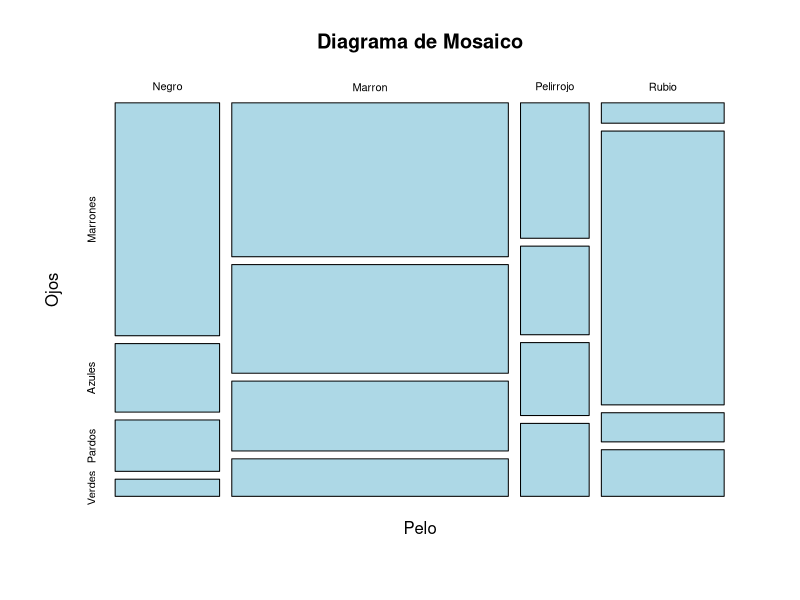
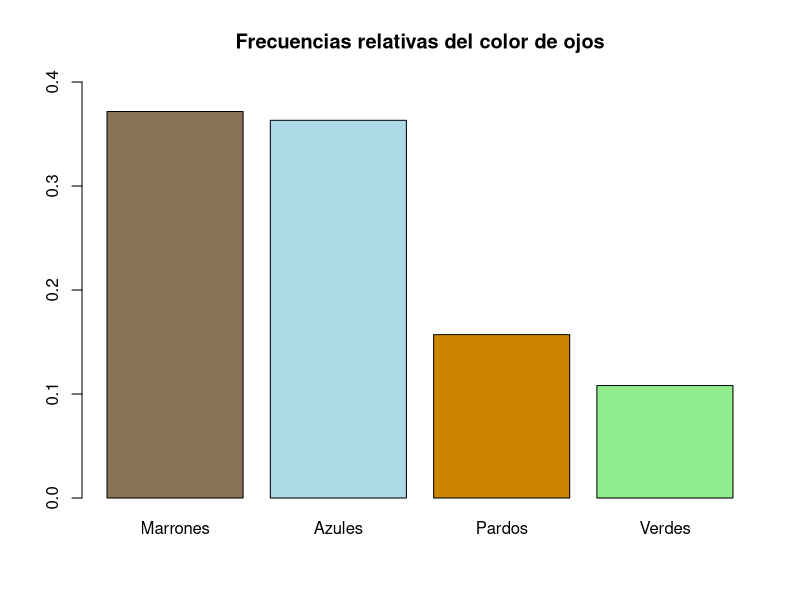
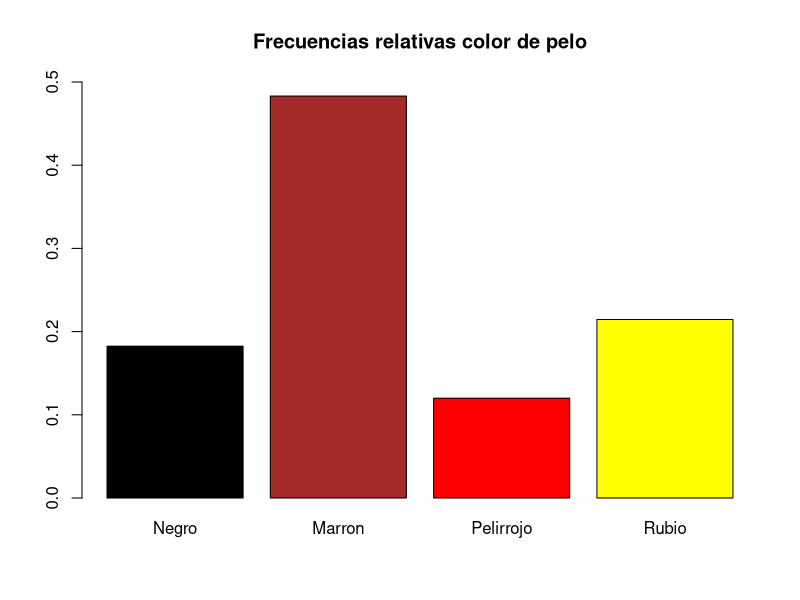
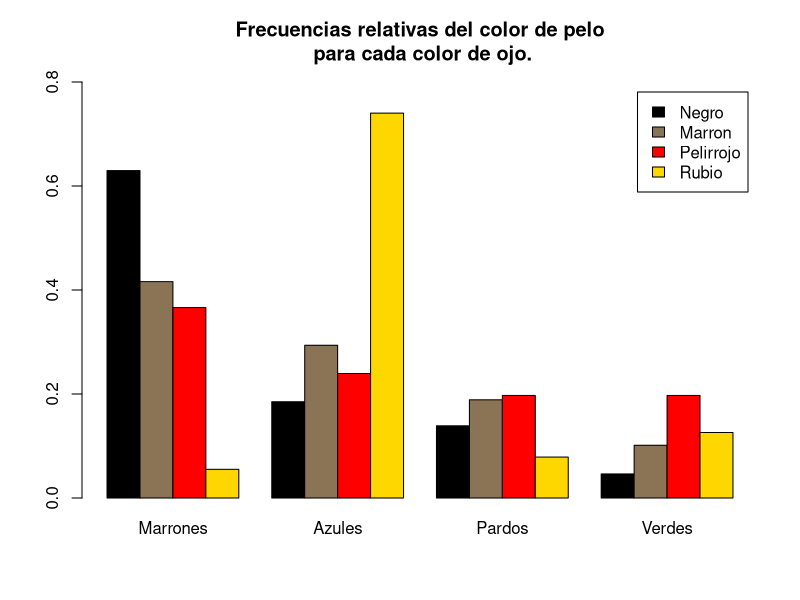
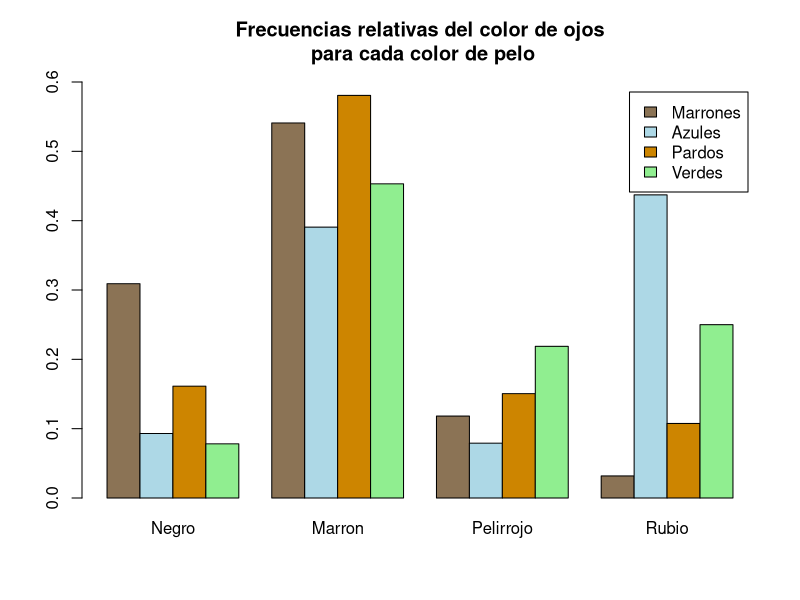

Write the R code that produced these figures, in order.
## ---- chunk 1
ftable(HairEyeColor)
male <- HairEyeColor[, ,"Male"]
female <- HairEyeColor[, ,"Female"]
data <- as.table(male+female)
data
## ---- chunk 2
dimnames(data)
dimnames(data) = list(
  Pelo = c("Negro", "Marron", "Pelirrojo", "Rubio"),
  Ojos = c("Marrones", "Azules", "Pardos", "Verdes")
)
data
## ---- chunk 3
plot(data, col = c("lightblue"), main = "Diagrama de Mosaico")
## ---- chunk 4
sum(data)
colSums(data)
rowSums(data)
round(prop.table(colSums(data)), 3)
round(prop.table(rowSums(data)), 3)
## ---- chunk 5
barplot(prop.table(colSums(data)), ylim = c(0, 0.4),
        main = "Frecuencias relativas del color de ojos",
        col = c("burlywood4", "lightblue", "orange3", "lightgreen")
        )

barplot(prop.table(rowSums(data)), ylim = c(0, 0.5), main = "Frecuencias relativas color de pelo", col = c("black", "brown", "red", "yellow"))
## ---- chunk 6
round(prop.table(data), 3)
round(prop.table(data, margin = 1), 3)
round(prop.table(data, margin = 2), 3)

barplot(prop.table(data, margin = 1), beside = TRUE,
        legend.text = TRUE, ylim = c(0, 0.8),
        col = c("black", "burlywood4", "red", "gold"), 
        main = "Frecuencias relativas del color de pelo\n para cada color de ojo.")



barplot(t(prop.table(data, margin = 2)), beside = TRUE,
        legend.text = TRUE, ylim = c(0, 0.6),
        col = c("burlywood4", "lightblue", "orange3", "lightgreen"), 
        main = "Frecuencias relativas del color de ojos\n para cada color de pelo")
